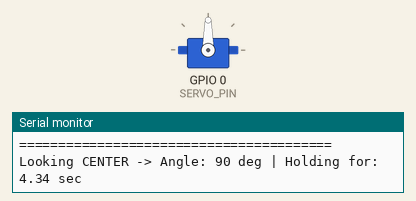
Simulated run of this sketch. Board: ESP32-C3. Parts: servo, the last lines printed to the serial monitor. Random numbers use the default seed unless the sketch sets one.

Above: at 1.6 s.
At 10.8 s:
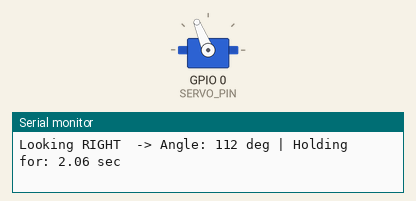
At 21.1 s:
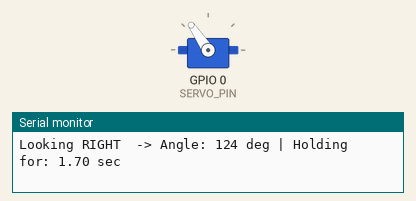
At 33.4 s:
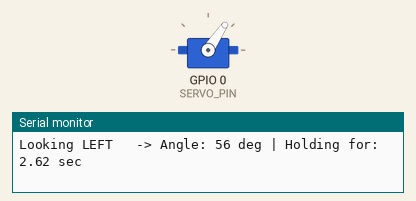
Timing chart, 0 to 40.0 s (numbered marks = the images above):
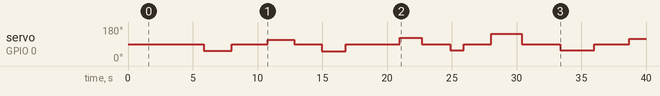

The sketch:

1_serial_debug.ino
```cpp
// ============================================================================
// PROJECT: DD-3 Droid — Extension 1: Live Serial Monitor Debugging
// HARDWARE: ESP32-C3 Super Mini + SG90 Micro Servo + 3.7V Lithium Battery
// DESCRIPTION: Same movement as basic.ino, plus live status messages printed
//              to the Arduino Serial Monitor so students can see the exact
//              random angles and pause times the droid chooses.
//
// SETUP NOTE: In Arduino IDE, make sure "Tools > USB CDC On Boot" is set to
//             "Enabled", then open "Tools > Serial Monitor" (set to 115200 baud).
// ============================================================================

#include <ESP32Servo.h>

// HARDWARE WIRING (Unplug battery or turn switch OFF before plugging in USB!)
const int SERVO_PIN = 0;

// DROID HEAD ANGLE SETTINGS (Degrees)
const int CENTER_ANGLE    = 90;
const int LEFT_MIN_ANGLE  = 30;
const int LEFT_MAX_ANGLE  = 60;
const int RIGHT_MIN_ANGLE = 110;
const int RIGHT_MAX_ANGLE = 150;

// PAUSE TIME SETTINGS (Milliseconds)
const unsigned long CENTER_PAUSE_MIN = 2000;
const unsigned long CENTER_PAUSE_MAX = 4500;
const unsigned long SIDE_PAUSE_MIN   = 1000;
const unsigned long SIDE_PAUSE_MAX   = 3000;

Servo headServo;

// Helper function with Serial Monitor logging added
void moveHeadWithDebug(String directionLabel, int targetAngle, unsigned long minWait, unsigned long maxWait) {
  // Pick the random pause time first so we can print everything before waiting
  unsigned long randomPause = random(minWait, maxWait + 1);

  // Print a clean status line to the computer screen
  Serial.print("Looking ");
  Serial.print(directionLabel);
  Serial.print(" -> Angle: ");
  Serial.print(targetAngle);
  Serial.print(" deg | Holding for: ");
  Serial.print(randomPause / 1000.0, 2);  // Convert milliseconds to seconds with 2 decimals
  Serial.println(" sec");

  // Move the servo and wait
  headServo.write(targetAngle);
  delay(randomPause);
}

void setup() {
  Serial.begin(115200);
  delay(1500);  // Give the ESP32-C3 USB Serial connection a moment to open

  Serial.println("========================================");
  Serial.println("DD-3 Droid Online! Starting scan loop...");
  Serial.println("========================================");

  randomSeed(esp_random());
  headServo.attach(SERVO_PIN);
  headServo.write(CENTER_ANGLE);
}

void loop() {
  int leftAngle  = random(LEFT_MIN_ANGLE, LEFT_MAX_ANGLE + 1);
  int rightAngle = random(RIGHT_MIN_ANGLE, RIGHT_MAX_ANGLE + 1);

  moveHeadWithDebug("CENTER", CENTER_ANGLE, CENTER_PAUSE_MIN, CENTER_PAUSE_MAX);
  moveHeadWithDebug("LEFT  ", leftAngle,    SIDE_PAUSE_MIN,   SIDE_PAUSE_MAX);
  moveHeadWithDebug("CENTER", CENTER_ANGLE, CENTER_PAUSE_MIN, CENTER_PAUSE_MAX);
  moveHeadWithDebug("RIGHT ", rightAngle,   SIDE_PAUSE_MIN,   SIDE_PAUSE_MAX);
}
```

Measured:
- by itself, servo on GPIO 0 (SERVO_PIN): 90° → 55° at 5.8 s, → 90° 2.2 s later, → 112° 2.8 s later, → 90° 2.1 s later, … (15 changes in this stretch)
